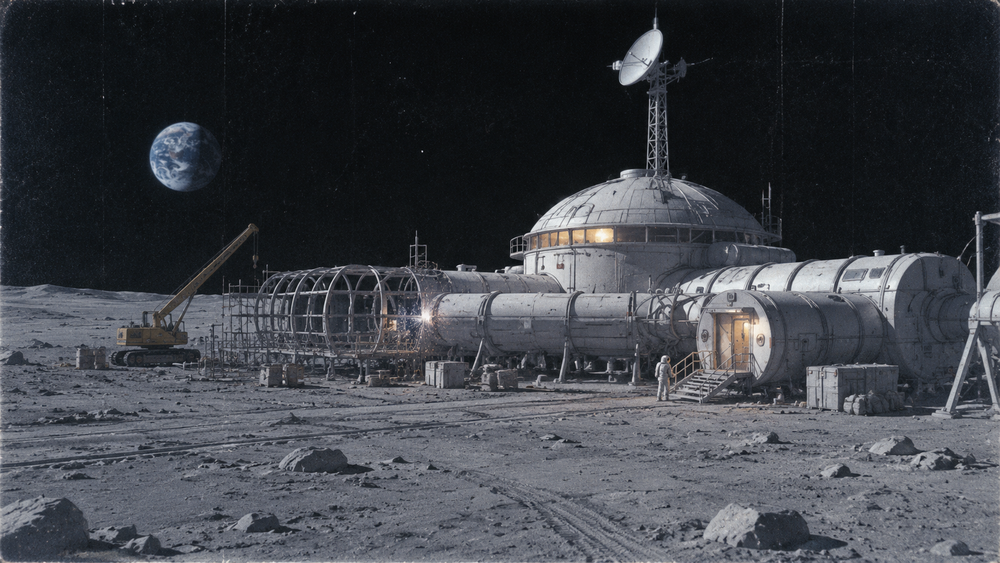
#> input picture assets/final/prolog/p6.png, 1000 x 563 px, shrunk from 1672 x 941 before the run
$ python _p6_probe.py
#> lines starting #> are read from the running program, lines starting #| are printed output that depends on the picture
# -*- coding: utf-8 -*-
"""Где в p6 горизонт: ищем строку с самым резким переходом по яркости (и по цвету)."""
import os

import numpy as np
from PIL import Image

HERE = os.path.dirname(os.path.abspath(__file__))
a = np.asarray(Image.open(os.path.join(HERE, 'assets/final/prolog/p6.png')).convert('RGB'))
#> a is the input picture: shape (563, 1000, 3); mean R, G, B 62.8, 65.9, 72
a = a.astype(np.float32)
h, w, _ = a.shape
#> h = 563; w = 1000
lum = a.mean(axis=2)

row = lum.mean(axis=1)                 # средняя яркость строки
#> row = 563 values, max 146.7 at index 562, min 16.52 at index 26, mean 66.87
d = np.abs(np.diff(row))
#> d = 562 values, max 23.82 at index 561, min 0.00167 at index 15, mean 1.05
idx = np.argsort(d)[-12:][::-1]
#> idx = [561, 292, 293, 403, 414, 265, 391, 315, 560, 559, 558, 317]
print('самые резкие переходы по строкам:')
for y in idx:
    print('  y=%3d  |Δ|=%.2f  (%0.1f → %0.1f)' % (y, d[y], row[y], row[y + 1]))
#> this loop made 12 passes
#> y on passes 1 to 12: 561, 292, 293, 403, 414, 265, 391, 315, 560, 559, 558, 317
#|   y=561  |Δ|=23.82  (122.9 → 146.7)
#|   y=292  |Δ|=10.39  (100.7 → 111.1)
#|   y=293  |Δ|=7.59  (111.1 → 118.7)
#|   y=403  |Δ|=5.52  (107.3 → 112.9)
#|   y=414  |Δ|=5.26  (106.5 → 111.7)
#|   y=265  |Δ|=5.09  (75.5 → 80.6)
#|   y=391  |Δ|=5.08  (89.3 → 94.4)
#|   y=315  |Δ|=4.68  (103.4 → 98.7)
#> (further printed lines are left out)

# вертикальный профиль по трём колонкам (лево/центр/право)
print('\nпрофиль по колонкам:')
print('  y      left    center   right')
for y in range(0, h, 60):
    print('  %4d   %6.1f %6.1f %6.1f'
          % (y, lum[y, :w // 4].mean(), lum[y, w // 4:w * 3 // 4].mean(), lum[y, w * 3 // 4:].mean()))
#> this loop made 10 passes
#|      0     40.1   24.5   32.7
#|     60     20.7   26.2   22.8
#|    120     22.5   18.2   20.3
#|    180     40.2   34.8   20.2
#|    240     25.8   53.3   29.2
#|    300    109.9  124.8  107.6
#|    360     69.6   71.8   72.2
#|    420     88.1  112.0  125.6
#> (further printed lines are left out)

# нижняя треть: это грунт? разброс и цвет
low = a[int(h * 0.72):]
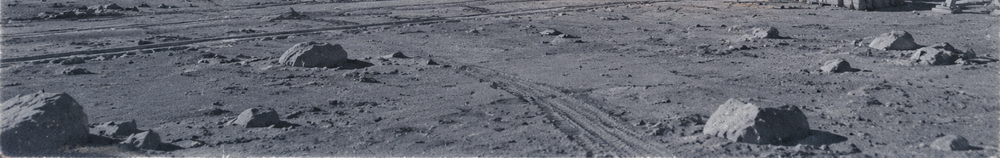
#> low: shape (158, 1000, 3) float32; mean R, G, B 101.4, 104.9, 114.2
print('\nнижняя треть: RGB %.0f/%.0f/%.0f, std %.1f'
      % (low[..., 0].mean(), low[..., 1].mean(), low[..., 2].mean(), low.reshape(-1, 3).std(axis=0).mean()))
#| нижняя треть: RGB 101/105/114, std 27.0
top = a[:int(h * 0.25)]
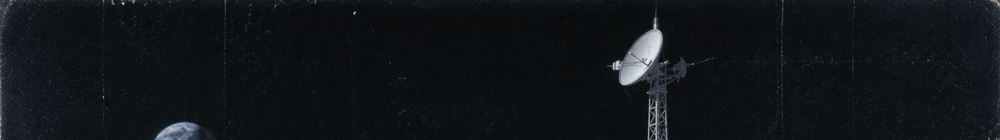
#> top: shape (140, 1000, 3) float32; mean R, G, B 17.6, 20.8, 24.1
print('верхняя треть: RGB %.0f/%.0f/%.0f, std %.1f'
      % (top[..., 0].mean(), top[..., 1].mean(), top[..., 2].mean(), top.reshape(-1, 3).std(axis=0).mean()))
#| верхняя треть: RGB 18/21/24, std 20.4

$ run again, with assets/final/prolog/p7.png copied over assets/final/prolog/p6.png
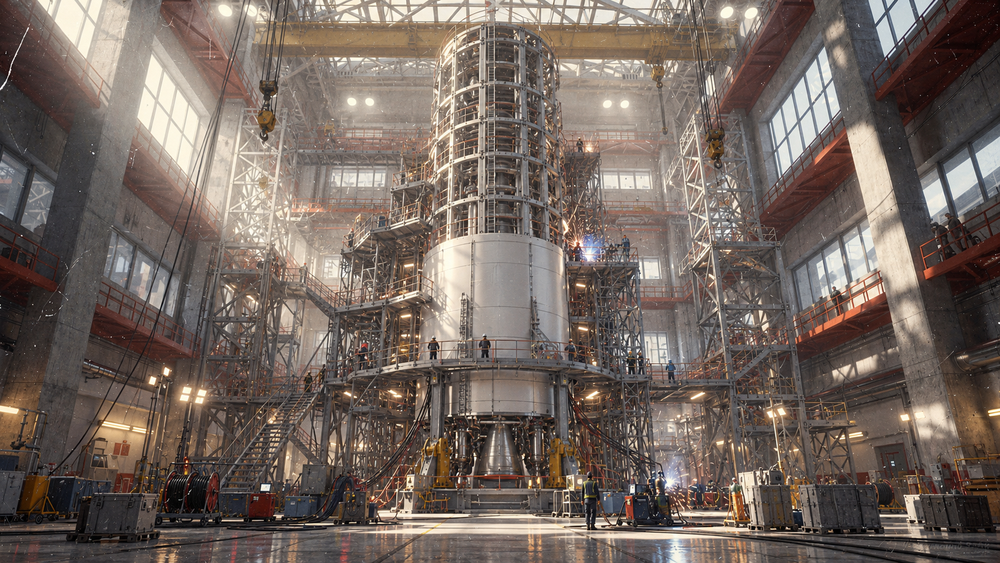
#> input picture assets/final/prolog/p7.png, 1000 x 563 px, shrunk from 1672 x 941 before the run
#> a is the input picture: shape (563, 1000, 3); mean R, G, B 115.7, 103.2, 95.9
#> `lum = a.mean(axis=2)`:
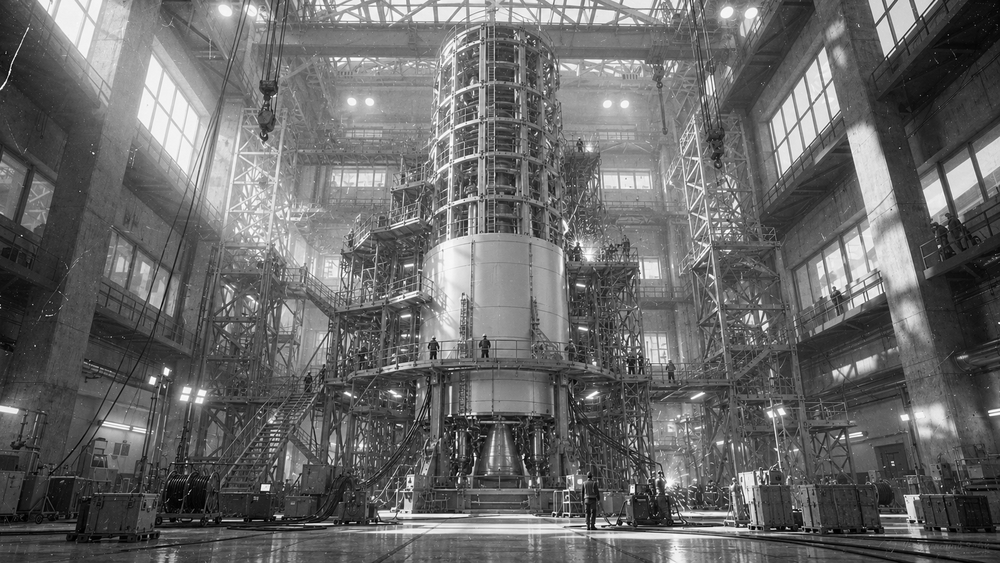
#> lum: shape (563, 1000) float32; min 0, max 255, mean 104.9
#> row = 563 values, max 154.2 at index 11, min 57.89 at index 504, mean 104.9
#> d = 562 values, max 18.23 at index 526, min 0.003 at index 251, mean 1.36
#> idx = [526, 513, 522, 537, 523, 516, 538, 532, 524, 22, 20, 519]
#> the loop `for y in idx:` made 12 passes
#> y on passes 1 to 8: 526, 513, 522, 537, 523, 516, 538, 532
#> (printed output is left out)
#> the loop `for y in range(0, h, 60):` made 10 passes
#|      0    142.6  179.0   95.9
#|     60    134.3  139.4   69.9
#|    120    135.5  131.4   97.5
#|    180    119.3  146.2  120.0
#|    240     84.5  140.7  100.5
#> (further printed lines are left out)
#| нижняя треть: RGB 96/83/75, std 47.3
#> `top = a[:int(h * 0.25)]`:
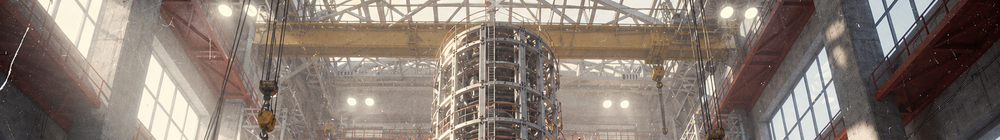
#> top: shape (140, 1000, 3) float32; mean R, G, B 134.6, 122.3, 113.6
#| верхняя треть: RGB 135/122/114, std 58.1
